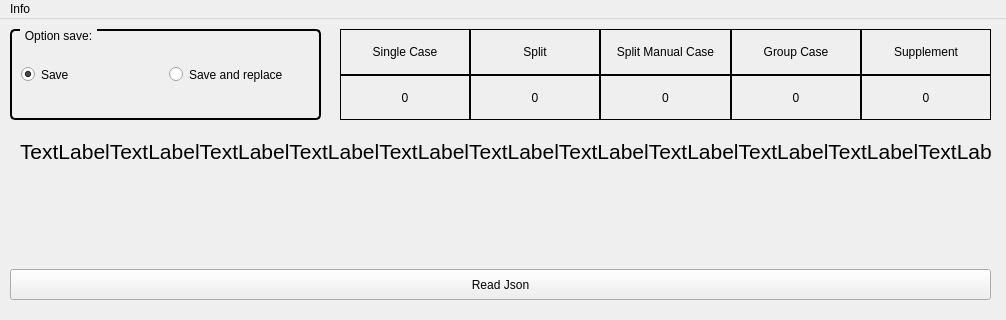
<?xml version="1.0" encoding="UTF-8"?>
<ui version="4.0">
 <class>MainWindow</class>
 <widget class="QMainWindow" name="MainWindow">
  <property name="geometry">
   <rect>
    <x>0</x>
    <y>0</y>
    <width>1006</width>
    <height>320</height>
   </rect>
  </property>
  <property name="sizePolicy">
   <sizepolicy hsizetype="Ignored" vsizetype="Ignored">
    <horstretch>0</horstretch>
    <verstretch>0</verstretch>
   </sizepolicy>
  </property>
  <property name="minimumSize">
   <size>
    <width>1006</width>
    <height>320</height>
   </size>
  </property>
  <property name="maximumSize">
   <size>
    <width>1006</width>
    <height>320</height>
   </size>
  </property>
  <property name="windowTitle">
   <string>MainWindow</string>
  </property>
  <property name="autoFillBackground">
   <bool>false</bool>
  </property>
  <property name="styleSheet">
   <string notr="true"/>
  </property>
  <widget class="QWidget" name="centralwidget">
   <property name="minimumSize">
    <size>
     <width>1005</width>
     <height>299</height>
    </size>
   </property>
   <property name="maximumSize">
    <size>
     <width>1005</width>
     <height>299</height>
    </size>
   </property>
   <property name="styleSheet">
    <string notr="true"/>
   </property>
   <widget class="QGroupBox" name="horizontalGroupBox">
    <property name="geometry">
     <rect>
      <x>10</x>
      <y>10</y>
      <width>311</width>
      <height>91</height>
     </rect>
    </property>
    <property name="cursor">
     <cursorShape>ArrowCursor</cursorShape>
    </property>
    <property name="whatsThis">
     <string/>
    </property>
    <property name="autoFillBackground">
     <bool>false</bool>
    </property>
    <property name="styleSheet">
     <string notr="true">QGroupBox {
    border: 2px solid black;
    border-radius: 5px;
    margin-top: 1ex; /* leave space at the top for the title */
}

QGroupBox::title {
    subcontrol-origin: margin;
    left: 10px;
    padding: 0 3px 0 3px;
}</string>
    </property>
    <property name="title">
     <string>Option save:</string>
    </property>
    <layout class="QHBoxLayout" name="horizontalLayout">
     <item>
      <widget class="QRadioButton" name="option_two">
       <property name="sizePolicy">
        <sizepolicy hsizetype="Preferred" vsizetype="Preferred">
         <horstretch>0</horstretch>
         <verstretch>0</verstretch>
        </sizepolicy>
       </property>
       <property name="text">
        <string>Save</string>
       </property>
       <property name="checked">
        <bool>true</bool>
       </property>
      </widget>
     </item>
     <item>
      <widget class="QRadioButton" name="option_one">
       <property name="sizePolicy">
        <sizepolicy hsizetype="Preferred" vsizetype="Preferred">
         <horstretch>0</horstretch>
         <verstretch>0</verstretch>
        </sizepolicy>
       </property>
       <property name="styleSheet">
        <string notr="true"/>
       </property>
       <property name="text">
        <string>Save and replace</string>
       </property>
       <property name="checked">
        <bool>false</bool>
       </property>
      </widget>
     </item>
    </layout>
   </widget>
   <widget class="QPushButton" name="pushButton">
    <property name="geometry">
     <rect>
      <x>10</x>
      <y>250</y>
      <width>981</width>
      <height>31</height>
     </rect>
    </property>
    <property name="text">
     <string>Read Json</string>
    </property>
   </widget>
   <widget class="QWidget" name="layoutWidget">
    <property name="geometry">
     <rect>
      <x>340</x>
      <y>10</y>
      <width>651</width>
      <height>91</height>
     </rect>
    </property>
    <layout class="QGridLayout" name="gridLayout">
     <property name="spacing">
      <number>0</number>
     </property>
     <item row="1" column="0">
      <widget class="QWidget" name="horizontalWidget_2" native="true">
       <property name="styleSheet">
        <string notr="true">QWidget{
   	border: 1px solid black;
}</string>
       </property>
       <layout class="QHBoxLayout" name="horizontalLayout_2">
        <property name="spacing">
         <number>0</number>
        </property>
        <property name="leftMargin">
         <number>0</number>
        </property>
        <property name="topMargin">
         <number>0</number>
        </property>
        <property name="rightMargin">
         <number>0</number>
        </property>
        <property name="bottomMargin">
         <number>0</number>
        </property>
        <item>
         <widget class="QLabel" name="label_9">
          <property name="styleSheet">
           <string notr="true"/>
          </property>
          <property name="text">
           <string>0</string>
          </property>
          <property name="alignment">
           <set>Qt::AlignCenter</set>
          </property>
         </widget>
        </item>
        <item>
         <widget class="QLabel" name="label_7">
          <property name="styleSheet">
           <string notr="true"/>
          </property>
          <property name="text">
           <string>0</string>
          </property>
          <property name="alignment">
           <set>Qt::AlignCenter</set>
          </property>
         </widget>
        </item>
        <item>
         <widget class="QLabel" name="label_8">
          <property name="styleSheet">
           <string notr="true"/>
          </property>
          <property name="text">
           <string>0</string>
          </property>
          <property name="alignment">
           <set>Qt::AlignCenter</set>
          </property>
         </widget>
        </item>
        <item>
         <widget class="QLabel" name="label_10">
          <property name="styleSheet">
           <string notr="true"/>
          </property>
          <property name="text">
           <string>0</string>
          </property>
          <property name="alignment">
           <set>Qt::AlignCenter</set>
          </property>
         </widget>
        </item>
        <item>
         <widget class="QLabel" name="label_6">
          <property name="styleSheet">
           <string notr="true"/>
          </property>
          <property name="text">
           <string>0</string>
          </property>
          <property name="alignment">
           <set>Qt::AlignCenter</set>
          </property>
         </widget>
        </item>
       </layout>
      </widget>
     </item>
     <item row="0" column="0">
      <widget class="QWidget" name="horizontalWidget_3" native="true">
       <property name="styleSheet">
        <string notr="true">QWidget{
   	border: 1px solid black;
}</string>
       </property>
       <layout class="QHBoxLayout" name="horizontalLayout_3">
        <property name="spacing">
         <number>0</number>
        </property>
        <property name="leftMargin">
         <number>0</number>
        </property>
        <property name="topMargin">
         <number>0</number>
        </property>
        <property name="rightMargin">
         <number>0</number>
        </property>
        <property name="bottomMargin">
         <number>0</number>
        </property>
        <item>
         <widget class="QLabel" name="single_case">
          <property name="enabled">
           <bool>true</bool>
          </property>
          <property name="text">
           <string>Single Case</string>
          </property>
          <property name="alignment">
           <set>Qt::AlignCenter</set>
          </property>
         </widget>
        </item>
        <item>
         <widget class="QLabel" name="split_case">
          <property name="text">
           <string>Split</string>
          </property>
          <property name="alignment">
           <set>Qt::AlignCenter</set>
          </property>
         </widget>
        </item>
        <item>
         <widget class="QLabel" name="split_manual_case">
          <property name="text">
           <string>Split Manual Case</string>
          </property>
          <property name="alignment">
           <set>Qt::AlignCenter</set>
          </property>
         </widget>
        </item>
        <item>
         <widget class="QLabel" name="group_case">
          <property name="text">
           <string>Group Case</string>
          </property>
          <property name="alignment">
           <set>Qt::AlignCenter</set>
          </property>
         </widget>
        </item>
        <item>
         <widget class="QLabel" name="supple_case">
          <property name="text">
           <string>Supplement</string>
          </property>
          <property name="alignment">
           <set>Qt::AlignCenter</set>
          </property>
         </widget>
        </item>
       </layout>
      </widget>
     </item>
    </layout>
   </widget>
   <widget class="QLabel" name="statusText">
    <property name="geometry">
     <rect>
      <x>20</x>
      <y>120</y>
      <width>971</width>
      <height>121</height>
     </rect>
    </property>
    <property name="maximumSize">
     <size>
      <width>1000</width>
      <height>1000</height>
     </size>
    </property>
    <property name="font">
     <font>
      <pointsize>16</pointsize>
     </font>
    </property>
    <property name="text">
     <string>TextLabelTextLabelTextLabelTextLabelTextLabelTextLabelTextLabelTextLabelTextLabelTextLabelTextLabelTextLabelTextLabelTextLabelTextLabelTextLabelTextLabelTextLabelTextLabelTextLabelTextLabelTextLabelTextLabelTextLabelTextLabelTextLabelTextLabelTextLabelTextLabelTextLabelTextLabelTextLTextLabelTextLabelTextLabelTextLabelTextLabelTextLabelTextLabelTextLabelTextLabelTextLabelTextLabelTextLabelTextLabelTextLabelTextLabelTextLabelTextLabelTextLabelTextLabelTextLabelTextLabelTextLabelTextLabelTextLabelTextLabelTextLabelTextLabelTextLabelTextLabelTextLabelTextLabelTextLabelTextLabelTextLabelTextLabelTextLabelTextLabelTextLabelTextLabelTextLabelTextLabelTextLabelTextLabelTextLabelTextLabelTextLabelTextLabelTextLabelTextLabelTextLabelTextLabelTextLabelTextLabelTextLabelTextLabelTextLabelTextLabelTextLabelTextLabelTextLabelTextLabelTextLabelTextLabelTextLabelTextLabelTextLabelTextLabelTextLabelTextLabelTextLabelTextLabelTextLabelTextLabelTextLabelTextLabelTextLabelTextLabelTextLabelTextLabelTextLabelTextLabelTextLabelTextLabelTextLabelTextLabelTextLabelTextLabelTextLabelTextLabelTextLabelTextLabelTextLabelTextLabelTextLabelTextLabelTextLabelTextLabelTextLabelTextLabelTextLabelTextLabelTextLabelTextLabelTextLabelTextLabelTextLabelTextLabelTextLabelTextLabelTextLabelTextLabelTextLabelTextLabelTextLabelTextLabelTextLabelTextLabelTextLabelTextLabelTextLabelTextLabelTextLabelTextLabelTextLabelTextLabelTextLabelTextLabelTextLabelTextLabelTextLabelTextLabelTextLabelTextLabelTextLabelTextLabelTextLabelTextLabelTextLabelTextLabelTextLabelTextLabelTextLabelTextLabelTextLabelTextLabelTextLabelTextLabelTextLabelTextLabelTextLabelTextLabelTextLabelTextLabelTextLabelTextLabelTextLabelTextLabelTextLabelTextLabelTextLabelTextLabelTextLabelTextLabelTextLabelTextLabelTextLabelTextLabelTextLabelTextLabelTextLabelTextLabelTextLabelTextLabelTextLabelTextLabelTextLabelTextLabelTextLabelTextLabelTextLabelTextLabelTextLabelTextLabelTextLabelTextLabelabelTextLabelTextLabelTextLabelTextLabelTextLabel</string>
    </property>
    <property name="scaledContents">
     <bool>false</bool>
    </property>
    <property name="alignment">
     <set>Qt::AlignLeading|Qt::AlignLeft|Qt::AlignTop</set>
    </property>
    <property name="wordWrap">
     <bool>true</bool>
    </property>
    <property name="indent">
     <number>-1</number>
    </property>
   </widget>
  </widget>
  <widget class="QMenuBar" name="menubar">
   <property name="geometry">
    <rect>
     <x>0</x>
     <y>0</y>
     <width>1006</width>
     <height>21</height>
    </rect>
   </property>
   <widget class="QMenu" name="menuInfo">
    <property name="title">
     <string>Info</string>
    </property>
    <addaction name="actionAbout_this_tool"/>
   </widget>
   <addaction name="menuInfo"/>
  </widget>
  <action name="actionAbout_this_tool">
   <property name="text">
    <string>About this tool</string>
   </property>
   <property name="shortcutContext">
    <enum>Qt::WindowShortcut</enum>
   </property>
   <property name="visible">
    <bool>true</bool>
   </property>
   <property name="menuRole">
    <enum>QAction::NoRole</enum>
   </property>
  </action>
 </widget>
 <resources/>
 <connections/>
</ui>
